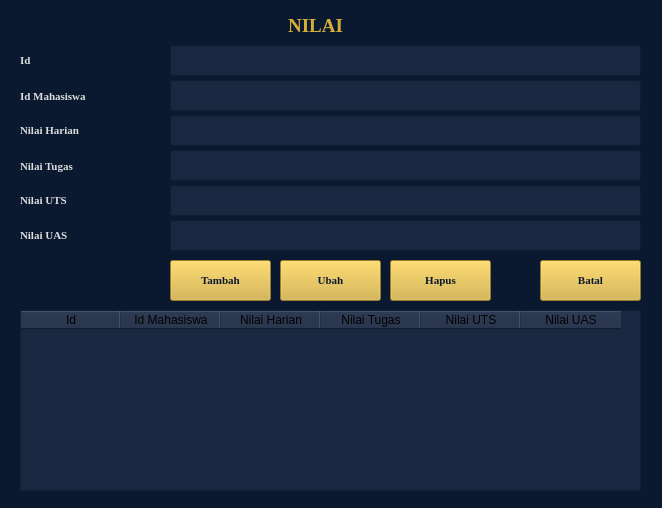
<?xml version="1.0" encoding="UTF-8"?>
<ui version="4.0">
 <class>Form</class>
 <widget class="QWidget" name="Form">
  <property name="geometry">
   <rect>
    <x>0</x>
    <y>0</y>
    <width>662</width>
    <height>508</height>
   </rect>
  </property>
  <property name="windowTitle">
   <string>Form</string>
  </property>
  <property name="styleSheet">
   <string notr="true">background-color: rgb(10, 25, 47);</string>
  </property>
  <widget class="QLabel" name="label">
   <property name="geometry">
    <rect>
     <x>20</x>
     <y>50</y>
     <width>141</width>
     <height>20</height>
    </rect>
   </property>
   <property name="font">
    <font>
     <family>Georgia</family>
     <pointsize>8</pointsize>
     <weight>75</weight>
     <bold>true</bold>
    </font>
   </property>
   <property name="styleSheet">
    <string notr="true">color: rgb(220, 220, 220);</string>
   </property>
   <property name="text">
    <string>Id </string>
   </property>
  </widget>
  <widget class="QLabel" name="label_2">
   <property name="geometry">
    <rect>
     <x>20</x>
     <y>86</y>
     <width>141</width>
     <height>20</height>
    </rect>
   </property>
   <property name="font">
    <font>
     <family>Georgia</family>
     <pointsize>8</pointsize>
     <weight>75</weight>
     <bold>true</bold>
    </font>
   </property>
   <property name="styleSheet">
    <string notr="true">color: rgb(220, 220, 220);</string>
   </property>
   <property name="text">
    <string>Id Mahasiswa</string>
   </property>
  </widget>
  <widget class="QLabel" name="label_3">
   <property name="geometry">
    <rect>
     <x>20</x>
     <y>120</y>
     <width>141</width>
     <height>21</height>
    </rect>
   </property>
   <property name="font">
    <font>
     <family>Georgia</family>
     <pointsize>8</pointsize>
     <weight>75</weight>
     <bold>true</bold>
    </font>
   </property>
   <property name="styleSheet">
    <string notr="true">color: rgb(220, 220, 220);</string>
   </property>
   <property name="text">
    <string>Nilai Harian</string>
   </property>
  </widget>
  <widget class="QLabel" name="label_4">
   <property name="geometry">
    <rect>
     <x>20</x>
     <y>156</y>
     <width>141</width>
     <height>20</height>
    </rect>
   </property>
   <property name="font">
    <font>
     <family>Georgia</family>
     <pointsize>8</pointsize>
     <weight>75</weight>
     <bold>true</bold>
    </font>
   </property>
   <property name="styleSheet">
    <string notr="true">color: rgb(220, 220, 220);</string>
   </property>
   <property name="text">
    <string>Nilai Tugas</string>
   </property>
  </widget>
  <widget class="QLabel" name="label_5">
   <property name="geometry">
    <rect>
     <x>20</x>
     <y>190</y>
     <width>141</width>
     <height>20</height>
    </rect>
   </property>
   <property name="font">
    <font>
     <family>Georgia</family>
     <pointsize>8</pointsize>
     <weight>75</weight>
     <bold>true</bold>
    </font>
   </property>
   <property name="styleSheet">
    <string notr="true">color: rgb(220, 220, 220);</string>
   </property>
   <property name="text">
    <string>Nilai UTS</string>
   </property>
  </widget>
  <widget class="QPushButton" name="pushButton">
   <property name="geometry">
    <rect>
     <x>170</x>
     <y>260</y>
     <width>101</width>
     <height>41</height>
    </rect>
   </property>
   <property name="font">
    <font>
     <family>Georgia</family>
     <pointsize>8</pointsize>
     <weight>75</weight>
     <bold>true</bold>
    </font>
   </property>
   <property name="styleSheet">
    <string notr="true">background-color: rgb(212, 175, 55);
color: rgb(10, 25, 47);
border-color: none;

</string>
   </property>
   <property name="text">
    <string>Tambah</string>
   </property>
   <property name="icon">
    <iconset>
     <normaloff>../../../../../Downloads/icons8-plus-50.png</normaloff>../../../../../Downloads/icons8-plus-50.png</iconset>
   </property>
  </widget>
  <widget class="QPushButton" name="pushButton_2">
   <property name="geometry">
    <rect>
     <x>280</x>
     <y>260</y>
     <width>101</width>
     <height>41</height>
    </rect>
   </property>
   <property name="font">
    <font>
     <family>Georgia</family>
     <pointsize>8</pointsize>
     <weight>75</weight>
     <bold>true</bold>
    </font>
   </property>
   <property name="styleSheet">
    <string notr="true">background-color: rgb(212, 175, 55);
color: rgb(10, 25, 47);
border-color: none;

</string>
   </property>
   <property name="text">
    <string>Ubah</string>
   </property>
   <property name="icon">
    <iconset>
     <normaloff>../../../../../Downloads/icons8-edit-50.png</normaloff>../../../../../Downloads/icons8-edit-50.png</iconset>
   </property>
  </widget>
  <widget class="QPushButton" name="pushButton_3">
   <property name="geometry">
    <rect>
     <x>390</x>
     <y>260</y>
     <width>101</width>
     <height>41</height>
    </rect>
   </property>
   <property name="font">
    <font>
     <family>Georgia</family>
     <pointsize>8</pointsize>
     <weight>75</weight>
     <bold>true</bold>
    </font>
   </property>
   <property name="styleSheet">
    <string notr="true">background-color: rgb(212, 175, 55);
color: rgb(10, 25, 47);
border-color: none;

</string>
   </property>
   <property name="text">
    <string>Hapus</string>
   </property>
   <property name="icon">
    <iconset>
     <normaloff>../../../../../Downloads/icons8-trash-50.png</normaloff>../../../../../Downloads/icons8-trash-50.png</iconset>
   </property>
  </widget>
  <widget class="QTableWidget" name="tableWidget">
   <property name="geometry">
    <rect>
     <x>20</x>
     <y>310</y>
     <width>621</width>
     <height>181</height>
    </rect>
   </property>
   <property name="font">
    <font>
     <family>Georgia</family>
     <pointsize>8</pointsize>
    </font>
   </property>
   <property name="styleSheet">
    <string notr="true">background-color: rgb(25, 39, 65);
color: rgb(0, 0, 0);
gridline-color: rgb(60, 60, 60);
selection-background-color: rgb(212, 175, 55);
selection-color: rgb(10, 25, 47);</string>
   </property>
   <column>
    <property name="text">
     <string>Id</string>
    </property>
   </column>
   <column>
    <property name="text">
     <string>Id Mahasiswa</string>
    </property>
   </column>
   <column>
    <property name="text">
     <string>Nilai Harian</string>
    </property>
   </column>
   <column>
    <property name="text">
     <string>Nilai Tugas</string>
    </property>
   </column>
   <column>
    <property name="text">
     <string>Nilai UTS</string>
    </property>
   </column>
   <column>
    <property name="text">
     <string>Nilai UAS</string>
    </property>
   </column>
  </widget>
  <widget class="QPushButton" name="pushButton_4">
   <property name="geometry">
    <rect>
     <x>540</x>
     <y>260</y>
     <width>101</width>
     <height>41</height>
    </rect>
   </property>
   <property name="font">
    <font>
     <family>Georgia</family>
     <pointsize>8</pointsize>
     <weight>75</weight>
     <bold>true</bold>
    </font>
   </property>
   <property name="styleSheet">
    <string notr="true">background-color: rgb(212, 175, 55);
color: rgb(10, 25, 47);
border-color: none;

</string>
   </property>
   <property name="text">
    <string>Batal</string>
   </property>
   <property name="icon">
    <iconset>
     <normaloff>../../../../../Downloads/icons8-cancel-50.png</normaloff>../../../../../Downloads/icons8-cancel-50.png</iconset>
   </property>
  </widget>
  <widget class="QLabel" name="label_9">
   <property name="geometry">
    <rect>
     <x>20</x>
     <y>10</y>
     <width>591</width>
     <height>31</height>
    </rect>
   </property>
   <property name="font">
    <font>
     <family>Georgia</family>
     <pointsize>14</pointsize>
     <weight>75</weight>
     <bold>true</bold>
    </font>
   </property>
   <property name="styleSheet">
    <string notr="true">background-color: transparent;
color: rgb(212, 175, 55);</string>
   </property>
   <property name="text">
    <string>NILAI</string>
   </property>
   <property name="scaledContents">
    <bool>false</bool>
   </property>
   <property name="alignment">
    <set>Qt::AlignCenter</set>
   </property>
  </widget>
  <widget class="QLineEdit" name="lineEdit">
   <property name="geometry">
    <rect>
     <x>170</x>
     <y>45</y>
     <width>471</width>
     <height>31</height>
    </rect>
   </property>
   <property name="font">
    <font>
     <family>Georgia</family>
     <pointsize>8</pointsize>
    </font>
   </property>
   <property name="styleSheet">
    <string notr="true">background-color: rgb(25, 39, 65);
color: rgb(255, 255, 255);
border-color: 1px solid rgb(60, 60, 60);</string>
   </property>
   <property name="text">
    <string/>
   </property>
   <property name="cursorPosition">
    <number>0</number>
   </property>
  </widget>
  <widget class="QLineEdit" name="lineEdit_2">
   <property name="geometry">
    <rect>
     <x>170</x>
     <y>80</y>
     <width>471</width>
     <height>31</height>
    </rect>
   </property>
   <property name="font">
    <font>
     <family>Georgia</family>
     <pointsize>8</pointsize>
    </font>
   </property>
   <property name="styleSheet">
    <string notr="true">background-color: rgb(25, 39, 65);
color: rgb(255, 255, 255);
border-color: 1px solid rgb(60, 60, 60);</string>
   </property>
   <property name="text">
    <string/>
   </property>
   <property name="cursorPosition">
    <number>0</number>
   </property>
  </widget>
  <widget class="QLineEdit" name="lineEdit_4">
   <property name="geometry">
    <rect>
     <x>170</x>
     <y>150</y>
     <width>471</width>
     <height>31</height>
    </rect>
   </property>
   <property name="font">
    <font>
     <family>Georgia</family>
     <pointsize>8</pointsize>
    </font>
   </property>
   <property name="styleSheet">
    <string notr="true">background-color: rgb(25, 39, 65);
color: rgb(255, 255, 255);
border-color: 1px solid rgb(60, 60, 60);</string>
   </property>
   <property name="text">
    <string/>
   </property>
   <property name="cursorPosition">
    <number>0</number>
   </property>
  </widget>
  <widget class="QLineEdit" name="lineEdit_3">
   <property name="geometry">
    <rect>
     <x>170</x>
     <y>115</y>
     <width>471</width>
     <height>31</height>
    </rect>
   </property>
   <property name="font">
    <font>
     <family>Georgia</family>
     <pointsize>8</pointsize>
    </font>
   </property>
   <property name="styleSheet">
    <string notr="true">background-color: rgb(25, 39, 65);
color: rgb(255, 255, 255);
border-color: 1px solid rgb(60, 60, 60);</string>
   </property>
   <property name="text">
    <string/>
   </property>
   <property name="cursorPosition">
    <number>0</number>
   </property>
  </widget>
  <widget class="QLineEdit" name="lineEdit_5">
   <property name="geometry">
    <rect>
     <x>170</x>
     <y>185</y>
     <width>471</width>
     <height>31</height>
    </rect>
   </property>
   <property name="font">
    <font>
     <family>Georgia</family>
     <pointsize>8</pointsize>
    </font>
   </property>
   <property name="styleSheet">
    <string notr="true">background-color: rgb(25, 39, 65);
color: rgb(255, 255, 255);
border-color: 1px solid rgb(60, 60, 60);</string>
   </property>
   <property name="text">
    <string/>
   </property>
   <property name="cursorPosition">
    <number>0</number>
   </property>
  </widget>
  <widget class="QLabel" name="label_6">
   <property name="geometry">
    <rect>
     <x>20</x>
     <y>225</y>
     <width>141</width>
     <height>20</height>
    </rect>
   </property>
   <property name="font">
    <font>
     <family>Georgia</family>
     <pointsize>8</pointsize>
     <weight>75</weight>
     <bold>true</bold>
    </font>
   </property>
   <property name="styleSheet">
    <string notr="true">color: rgb(220, 220, 220);</string>
   </property>
   <property name="text">
    <string>Nilai UAS</string>
   </property>
  </widget>
  <widget class="QLineEdit" name="lineEdit_6">
   <property name="geometry">
    <rect>
     <x>170</x>
     <y>220</y>
     <width>471</width>
     <height>31</height>
    </rect>
   </property>
   <property name="font">
    <font>
     <family>Georgia</family>
     <pointsize>8</pointsize>
    </font>
   </property>
   <property name="styleSheet">
    <string notr="true">background-color: rgb(25, 39, 65);
color: rgb(255, 255, 255);
border-color: 1px solid rgb(60, 60, 60);</string>
   </property>
   <property name="text">
    <string/>
   </property>
   <property name="cursorPosition">
    <number>0</number>
   </property>
  </widget>
 </widget>
 <resources/>
 <connections/>
</ui>
